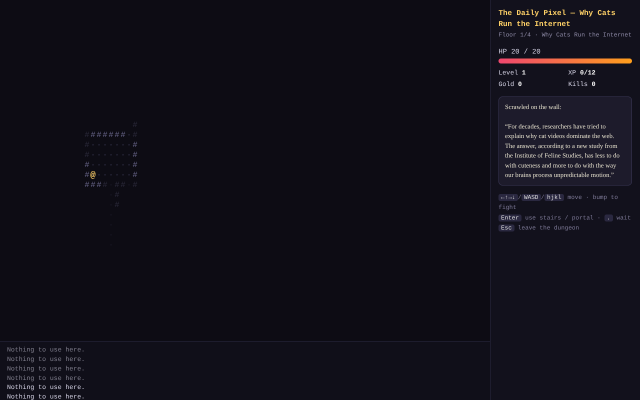
#> input picture store/page-dungeon/screenshot-1.png, 1280 x 800 px, given in place of typing-rampage.png, which was not available (shown at 1/2 size)
$ python store_assets.py
#> lines starting #> are read from the running program, lines starting #| are printed output that depends on the picture; pictures that were not available may be replaced by others from this repository, and a replacement may not be noted
#> further down, img is the input picture: PIL image 1280x800 RGB; mean R, G, B 17.4, 15.9, 24.8
"""Builds Chrome Web Store screenshots (1280x800) and small promo tiles (440x280)
from the test-run screenshots. Usage: python3 tools/store_assets.py <shots dir>"""
import os
import sys
from PIL import Image, ImageDraw, ImageFont, ImageFilter

ROOT = os.path.dirname(os.path.dirname(os.path.abspath(__file__)))
SHOTS = sys.argv[1] if len(sys.argv) > 1 else os.path.join(ROOT, "tests", "shots")
OUT = os.path.join(ROOT, "store")
SANS = "/usr/share/fonts/truetype/dejavu/DejaVuSans-Bold.ttf"

INFO = {
    "typing-rampage": ("Typing Rampage", ((255, 61, 119), (138, 43, 226)), ["typing-rampage", ("popup-typing-rampage",)]),
    "page-physics": ("Page Physics", ((58, 134, 255), (20, 40, 120)), ["page-physics", "page-physics-zero-g"]),
    "tab-pet": ("Tab Pet", ((120, 200, 255), (255, 214, 160)), [("popup-tab-pet-2", "popup-tab-pet-18", "popup-tab-pet-75"), ("popup-tab-pet-48",)]),
    "web-graffiti": ("Web Graffiti", ((30, 30, 44), (60, 30, 70)), ["web-graffiti", "options-web-graffiti"]),
    "wiki-race": ("Wiki Race", ((123, 92, 255), (255, 111, 177)), ["wiki-race-hud", "wiki-race-win", ("popup-wiki-race",)]),
    "page-dungeon": ("Page Dungeon", ((40, 36, 64), (13, 12, 20)), ["page-dungeon", "page-dungeon-later"]),
    "page-symphony": ("Page Symphony", ((255, 111, 177), (123, 92, 255)), ["page-symphony"]),
    "time-machine": ("Web Time Machine", ((0, 128, 128), (0, 70, 90)),
                     ["time-machine-win95", "time-machine-geocities", "time-machine-terminal", "time-machine-amber", ("popup-time-machine",)]),
}


def gradient(w, h, c1, c2):
    img = Image.new("RGB", (w, h))
    d = ImageDraw.Draw(img)
    for y in range(h):
        t = y / h
        d.line([(0, y), (w, y)], fill=tuple(int(c1[i] + (c2[i] - c1[i]) * t) for i in range(3)))
    return img


def popup_scene(names, colors):
    """Popups are small, so they're shown floating on a branded backdrop."""
    bg = gradient(1280, 800, *colors)
    ims = [Image.open(os.path.join(SHOTS, n + ".png")).convert("RGB") for n in names]
    scale = min(1.0, 700 / max(i.height for i in ims), 1180 / (sum(i.width for i in ims) + 40 * (len(ims) - 1)))
    if len(ims) == 1:
        scale = min(1.45, 700 / ims[0].height)
    ims = [i.resize((int(i.width * scale), int(i.height * scale)), Image.LANCZOS) for i in ims]
    total = sum(i.width for i in ims) + 40 * (len(ims) - 1)
    x = (1280 - total) // 2
    for im in ims:
        y = (800 - im.height) // 2
        shadow = Image.new("RGBA", (im.width + 60, im.height + 60), (0, 0, 0, 0))
        ImageDraw.Draw(shadow).rounded_rectangle([30, 36, im.width + 30, im.height + 36], 16, fill=(0, 0, 0, 110))
        shadow = shadow.filter(ImageFilter.GaussianBlur(14))
        bg.paste(shadow, (x - 30, y - 30), shadow)
        mask = Image.new("L", im.size, 0)
        ImageDraw.Draw(mask).rounded_rectangle([0, 0, im.width - 1, im.height - 1], 12, fill=255)
        bg.paste(im, (x, y), mask)
        x += im.width + 40
    return bg


def tile(name, title, colors):
#> called with name = 'typing-rampage', title = 'Typing Rampage', colors = ((255, 61, 119), (138, 43, 226))
    t = gradient(440, 280, *colors)
#> in gradient (call 2), `img = Image.new("RGB", (w, h))`: img: PIL image 440x280 RGB; every value is 0
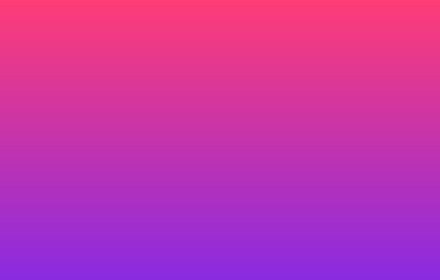
#> t: PIL image 440x280 RGB; mean R, G, B 196.2, 51.5, 171.8
    icon = Image.open(os.path.join(ROOT, name, "icons", "512.png")).resize((150, 150), Image.LANCZOS)
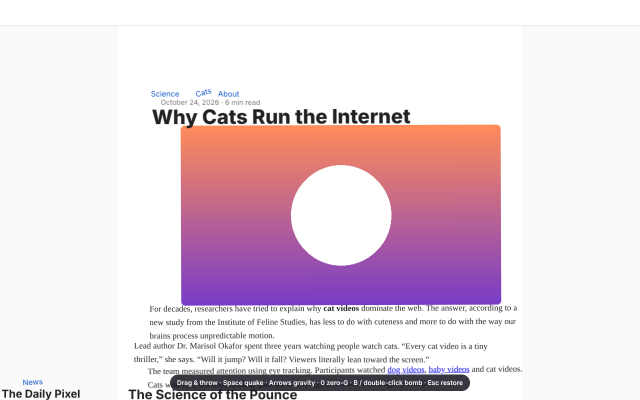
#> input picture store/page-physics/screenshot-1.png, 1280 x 800 px, given in place of 512.png, which was not available (shown at 1/2 size)
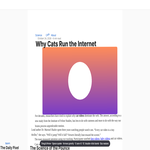
#> icon: PIL image 150x150 RGB; mean R, G, B 231.6, 214.7, 223.7
#> (the run stopped early here; a loop or call above may not have finished)
